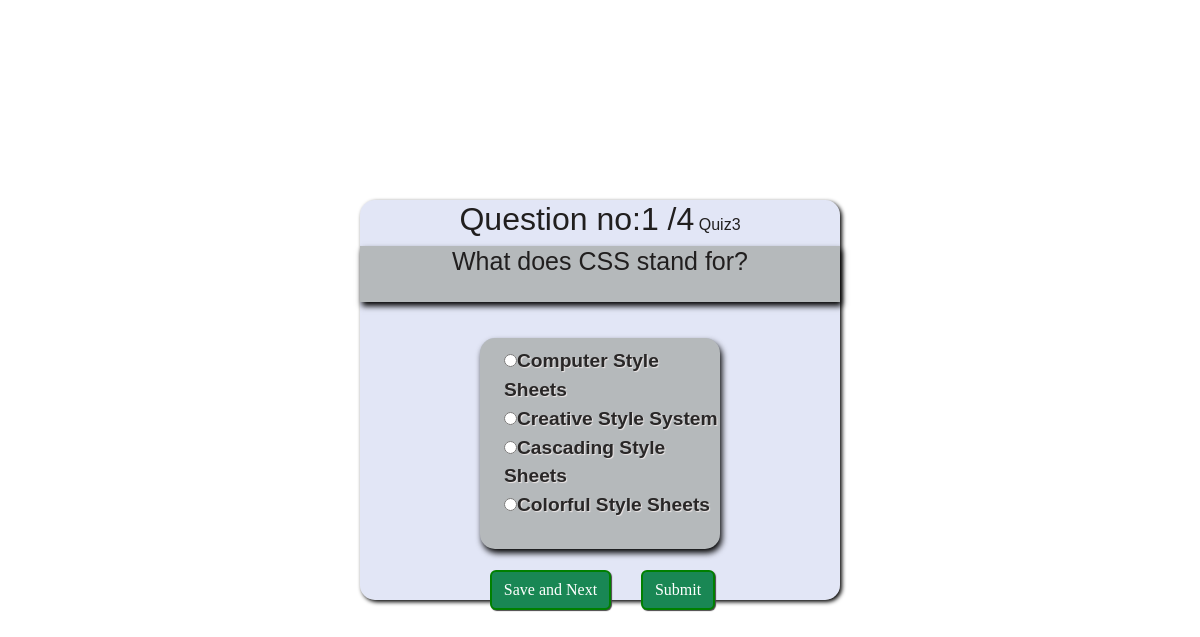
The app's page /user/quiz_attempt/3/1 with its own data.
### models.py (models this page shows)
class Quiz(db.Model):
    id =db.Column(db.Integer, primary_key=True, autoincrement=True)
    chapter_id=db.Column(db.Integer, db.ForeignKey('chapter.id', name='FK_quiz_chapter_id'), nullable=False)
    date_of_quiz=db.Column(db.Date, nullable=False)
    time_duration= db.Column(db.Integer, nullable=False)
    no_of_questions=db.Column(db.Integer, nullable=True)
    notes=db.Column(db.String(50), nullable=True)
    questions=db.relationship('Question', backref='quiz', lazy=True)
    score=db.relationship('Scores', backref='quiz', lazy=True)

class Question(db.Model):
    id =db.Column(db.Integer, primary_key=True, autoincrement=True)
    quiz_id=db.Column(db.Integer, db.ForeignKey('quiz.id', name='FK_question_quiz_id'), nullable=False)
    question_title=db.Column(db.String(200), nullable=False)
    question_text=db.Column(db.String(200), nullable=False)
    option1=db.Column(db.String(100), nullable=False)
    option2=db.Column(db.String(100), nullable=False)
    option3=db.Column(db.String(100), nullable=False)
    option4=db.Column(db.String(100), nullable=False)
    correct_option=db.Column(db.Integer, nullable=False)

### routes.py (the view, shortened to what this page needs)
@app.route('/user/quiz_attempt/<int:quiz_id>/<int:question_num>', methods=['GET','POST'])
def quiz_attempt(quiz_id, question_num):
     user_id = session.get('user_id',1)
     if not user_id:
         flash("First logged in to attempt the quiz")
         return redirect(url_for('login'))
     quiz = Quiz.query.get(quiz_id)
     questions= Question.query.filter_by(quiz_id = quiz_id).all()
     if not quiz or not questions:
         flash("Quiz or questions not found", "danger")
         return redirect(url_for('user_dashboard'))
     quiz_duration= quiz.time_duration
     if question_num ==1:
         session['quiz_start_time'] = datetime.now().isoformat()
         existing_score = Scores.query.filter_by(user_id = user_id, quiz_id = quiz_id).first()
         if existing_score:
             existing_score.total_scored = 0
             existing_score.date_of_attempt= datetime.today().date()
             existing_score.time_taken = time(0,0,0)
             db.session.commit()
     total_time_seconds = 0
     if 'quiz_start_time' in session:
         start_time = datetime.fromisoformat(session['quiz_start_time'])
         total_time_seconds  = (datetime.now() - start_time).total_seconds()
         hours = int(total_time_seconds // 3600)
         minutes = int((total_time_seconds % 3600) // 60)
         seconds = int(total_time_seconds % 60)
     if total_time_seconds > (quiz_duration * 60):
      flash("Time is up!!", "warning")
      return redirect(url_for('user_dashboard'))
     if question_num > len(questions):
         flash("you are done!")
         return redirect(url_for('submit_quiz',quiz_id = quiz_id))
     question = questions[question_num - 1]
     return render_template("show_quiz.html", quiz=quiz, question=question, question_num = question_num, total=len(questions))

### templates/show_quiz.html (shortened to what this page needs)
<!DOCTYPE html>
<html lang="en">
<head>
    <link rel="stylesheet" href="{{ url_for('static', filename= 'style_index.css') }}">
    <link href="https://cdn.jsdelivr.net/npm/bootstrap@5.3.2/dist/css/bootstrap.min.css" rel="stylesheet">
    <link rel="stylesheet" href="https://cdnjs.cloudflare.com/ajax/libs/aos/2.3.4/aos.css">
    <link rel="stylesheet" href="https://cdnjs.cloudflare.com/ajax/libs/font-awesome/6.7.2/css/all.min.css">
    <link href="https://cdn.jsdelivr.net/npm/bootstrap@5.3.3/dist/css/bootstrap.min.css" rel="stylesheet">
</head>
<body>
    <div class="question">
    <div class="qouter">
    <div style="display: inline-block;">
       <h2>Question no:<span style="border-radius: 50%;">{{ question_num }} /{{ total }}</span></h2>
    </div>
    <div style="display: inline-block;">
        Quiz{{ quiz.id }}
    </div>
    <div class="quiz_box">
        <div class="qst">
            <h3 style="font-family:Verdana, Geneva, Tahoma, sans-serif; font-weight:500; font-size:25px">{{ question.question_text }}</h3>
        </div>
        <br>
    <div class="option">
        <form class="log-form" method="POST" action="">
            <div class="options" id="options">
                <label><input type="radio" name="option" value="1">{{ question.option1 }}</label>
                <br>
                <label><input type="radio" name="option" value="2">{{ question.option2 }}</label>
                <br>
                <label><input type="radio" name="option" value="3">{{ question.option3 }}</label>
                <br>
                <label><input type="radio" name="option" value="4">{{ question.option4 }}</label>
                <br>
                <br>
            </div>
            <div class="btn-container" id="btn-container">
                {% if question_num >= total %}
                <button type="submit" class="btn btn-success" >Submit</button>
                {% else %}
                <button type="submit" class="btn btn-success">Save and Next</button>
                <button type="submit" class="btn btn-success">Submit</button>
                {% endif %}
            </div>
        </form>
    </div>
    </div>
</div>
</div>
</body>
</html>

### static/style_index.css (style rules this page uses)
body,html { height: 100%; margin: 0%; padding: 0%; background: none !important; }
.question { position: relative; width: 100%; height: 100vh; }
.qouter { position: relative; background-color: rgba(159, 172, 226, 0.3); width: 40%; height: 50vh; left:30%; top:25%; text-align:center; color: rgb(33, 31, 31); font-family: 'Franklin Gothic Medium', 'Arial Narrow', Arial, sans-serif; border-radius: 15px; backdrop-filter: blur(10px); box-shadow: 2px 2px 4px black; text-shadow: 1px 2px 4px solid black; }
.option { font-family: poppins; margin-top: 0.7rem; font-size: larger; }
#options { position: relative; width: 50%; text-align: left; box-shadow: 2px 4px 6px black; backdrop-filter: blur(10px); background: #b5b9bb; left:25%; border-radius: 15px; color:rgb(41, 39, 39); padding-left: 1.5rem; padding-top: 0.6rem; text-shadow: 1px 1px 1px rgb(235, 230, 230); font-family: sans-serif; font-weight: bold; transition: transform 0.3s ease-in; border: 1px whitesmoke; }
#btn-container { margin-top: 1.3rem; justify-content: space-between; }
.btn-container button { box-shadow: 1px 1px 1px rgb(71, 70, 70); border: 2px solid green; margin-left: 15px; margin-right: 10px; }
.qst { position: fix; top:0.5rem; height: 3.5rem; box-shadow: 2px 4px 6px black; background: #b5b9bb; padding-left: 2rem; padding-right: 2rem; align-items: center; }

### records on screen
Quiz: id "3"
Question: question_text "What does CSS stand for?", option1 "Computer Style Sheets", option2 "Creative Style System", option3 "Cascading Style Sheets", option4 "Colorful Style Sheets"

### other values on screen
{{ question_num }} "1"
{{ total }} "4"
